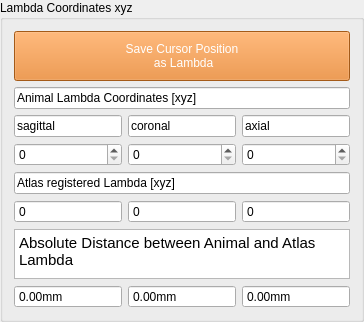
                               <widget class="QGroupBox" name="groupBox_21">
                                <property name="toolTip">
                                 <string>Lambda position marked on this animal's own scan, alongside where it lands in the atlas after registration.</string>
                                </property>
                                <property name="title">
                                 <string>Lambda Coordinates xyz</string>
                                </property>
                                <layout class="QGridLayout" name="gridLayout_176">
                                 <item row="1" column="1" colspan="3">
                                  <widget class="QLineEdit" name="lineEdit_58">
                                   <property name="text">
                                    <string>Animal Lambda Coordinates [xyz]</string>
                                   </property>
                                   <property name="readOnly">
                                    <bool>true</bool>
                                   </property>
                                  </widget>
                                 </item>
                                 <item row="7" column="1">
                                  <widget class="QDoubleSpinBox" name="doubleSpinBox_d_lambdax">
                                   <property name="toolTip">
                                    <string>Per-axis offset between your picked lambda and the atlas-predicted location</string>
                                   </property>
                                   <property name="readOnly">
                                    <bool>true</bool>
                                   </property>
                                   <property name="buttonSymbols">
                                    <enum>QAbstractSpinBox::NoButtons</enum>
                                   </property>
                                   <property name="suffix">
                                    <string>mm</string>
                                   </property>
                                   <property name="maximum">
                                    <double>1500.000000000000000</double>
                                   </property>
                                  </widget>
                                 </item>
                                 <item row="3" column="2">
                                  <widget class="QSpinBox" name="spinBox_tp_lambda_y">
                                   <property name="toolTip">
                                    <string>Lambda coordinate in the subject's own MRI (voxel index)</string>
                                   </property>
                                  </widget>
                                 </item>
                                 <item row="5" column="1">
                                  <widget class="QSpinBox" name="spinBox_atlas_lambda_x">
                                   <property name="toolTip">
                                    <string>Where the atlas predicts lambda to be, in this animal's MRI (read-only)</string>
                                   </property>
                                   <property name="readOnly">
                                    <bool>true</bool>
                                   </property>
                                   <property name="buttonSymbols">
                                    <enum>QAbstractSpinBox::NoButtons</enum>
                                   </property>
                                   <property name="maximum">
                                    <number>1000</number>
                                   </property>
                                  </widget>
                                 </item>
                                 <item row="6" column="1" colspan="3">
                                  <widget class="QTextEdit" name="textEdit">
                                   <property name="sizePolicy">
                                    <sizepolicy hsizetype="Expanding" vsizetype="Minimum">
                                     <horstretch>0</horstretch>
                                     <verstretch>0</verstretch>
                                    </sizepolicy>
                                   </property>
                                   <property name="maximumSize">
                                    <size>
                                     <width>16777215</width>
                                     <height>50</height>
                                    </size>
                                   </property>
                                   <property name="readOnly">
                                    <bool>true</bool>
                                   </property>
                                   <property name="html">
                                    <string>&lt;!DOCTYPE HTML PUBLIC &quot;-//W3C//DTD HTML 4.0//EN&quot; &quot;http://www.w3.org/TR/REC-html40/strict.dtd&quot;&gt;
&lt;html&gt;&lt;head&gt;&lt;meta name=&quot;qrichtext&quot; content=&quot;1&quot; /&gt;&lt;meta charset=&quot;utf-8&quot; /&gt;&lt;style type=&quot;text/css&quot;&gt;
p, li { white-space: pre-wrap; }
hr { height: 1px; border-width: 0; }
li.unchecked::marker { content: &quot;\2610&quot;; }
li.checked::marker { content: &quot;\2612&quot;; }
&lt;/style&gt;&lt;/head&gt;&lt;body style=&quot; font-family:'Ubuntu Sans'; font-size:11pt; font-weight:400; font-style:normal;&quot;&gt;
&lt;p style=&quot; margin-top:0px; margin-bottom:0px; margin-left:0px; margin-right:0px; -qt-block-indent:0; text-indent:0px;&quot;&gt;Absolute Distance between Animal and Atlas Lambda&lt;/p&gt;&lt;/body&gt;&lt;/html&gt;</string>
                                   </property>
                                  </widget>
                                 </item>
                                 <item row="0" column="1" colspan="3">
                                  <widget class="QPushButton" name="pushButton_tp_lambda">
                                   <property name="minimumSize">
                                    <size>
                                     <width>0</width>
                                     <height>50</height>
                                    </size>
                                   </property>
                                   <property name="maximumSize">
                                    <size>
                                     <width>16777215</width>
                                     <height>16777215</height>
                                    </size>
                                   </property>
                                   <property name="toolTip">
                                    <string>Pick the lambda point by clicking it in the MRI view</string>
                                   </property>
                                   <property name="styleSheet">
                                    <string notr="true"> QPushButton { background-color: #e67e22; color: white; } QPushButton:disabled { background-color: #a9713f; color: #cccccc; }</string>
                                   </property>
                                   <property name="text">
                                    <string>Save Cursor Position 
 as Lambda</string>
                                   </property>
                                  </widget>
                                 </item>
                                 <item row="4" column="1" colspan="3">
                                  <widget class="QLineEdit" name="lineEdit_20">
                                   <property name="text">
                                    <string>Atlas registered Lambda [xyz]</string>
                                   </property>
                                   <property name="readOnly">
                                    <bool>true</bool>
                                   </property>
                                  </widget>
                                 </item>
                                 <item row="5" column="3">
                                  <widget class="QSpinBox" name="spinBox_atlas_lambda_z">
                                   <property name="toolTip">
                                    <string>Where the atlas predicts lambda to be, in this animal's MRI (read-only)</string>
                                   </property>
                                   <property name="readOnly">
                                    <bool>true</bool>
                                   </property>
                                   <property name="buttonSymbols">
                                    <enum>QAbstractSpinBox::NoButtons</enum>
                                   </property>
                                   <property name="maximum">
                                    <number>1000</number>
                                   </property>
                                  </widget>
                                 </item>
                                 <item row="7" column="2">
                                  <widget class="QDoubleSpinBox" name="doubleSpinBox_d_lambday">
                                   <property name="toolTip">
                                    <string>Per-axis offset between your picked lambda and the atlas-predicted location</string>
                                   </property>
                                   <property name="readOnly">
                                    <bool>true</bool>
                                   </property>
                                   <property name="buttonSymbols">
                                    <enum>QAbstractSpinBox::NoButtons</enum>
                                   </property>
                                   <property name="suffix">
                                    <string>mm</string>
                                   </property>
                                   <property name="maximum">
                                    <double>1500.000000000000000</double>
                                   </property>
                                  </widget>
                                 </item>
                                 <item row="7" column="3">
                                  <widget class="QDoubleSpinBox" name="doubleSpinBox_d_lambdaz">
                                   <property name="toolTip">
                                    <string>Per-axis offset between your picked lambda and the atlas-predicted location</string>
                                   </property>
                                   <property name="readOnly">
                                    <bool>true</bool>
                                   </property>
                                   <property name="buttonSymbols">
                                    <enum>QAbstractSpinBox::NoButtons</enum>
                                   </property>
                                   <property name="suffix">
                                    <string>mm</string>
                                   </property>
                                   <property name="maximum">
                                    <double>1500.000000000000000</double>
                                   </property>
                                  </widget>
                                 </item>
                                 <item row="3" column="1">
                                  <widget class="QSpinBox" name="spinBox_tp_lambda_x">
                                   <property name="toolTip">
                                    <string>Lambda coordinate in the subject's own MRI (voxel index)</string>
                                   </property>
                                  </widget>
                                 </item>
                                 <item row="5" column="2">
                                  <widget class="QSpinBox" name="spinBox_atlas_lambda_y">
                                   <property name="toolTip">
                                    <string>Where the atlas predicts lambda to be, in this animal's MRI (read-only)</string>
                                   </property>
                                   <property name="readOnly">
                                    <bool>true</bool>
                                   </property>
                                   <property name="buttonSymbols">
                                    <enum>QAbstractSpinBox::NoButtons</enum>
                                   </property>
                                   <property name="maximum">
                                    <number>1000</number>
                                   </property>
                                  </widget>
                                 </item>
                                 <item row="3" column="3">
                                  <widget class="QSpinBox" name="spinBox_tp_lambda_z">
                                   <property name="toolTip">
                                    <string>Lambda coordinate in the subject's own MRI (voxel index)</string>
                                   </property>
                                  </widget>
                                 </item>
                                 <item row="2" column="1">
                                  <widget class="QLineEdit" name="lineEdit_95">
                                   <property name="text">
                                    <string>sagittal</string>
                                   </property>
                                  </widget>
                                 </item>
                                 <item row="2" column="2">
                                  <widget class="QLineEdit" name="lineEdit_96">
                                   <property name="text">
                                    <string>coronal</string>
                                   </property>
                                  </widget>
                                 </item>
                                 <item row="2" column="3">
                                  <widget class="QLineEdit" name="lineEdit_97">
                                   <property name="text">
                                    <string>axial</string>
                                   </property>
                                  </widget>
                                 </item>
                                </layout>
                               </widget>
